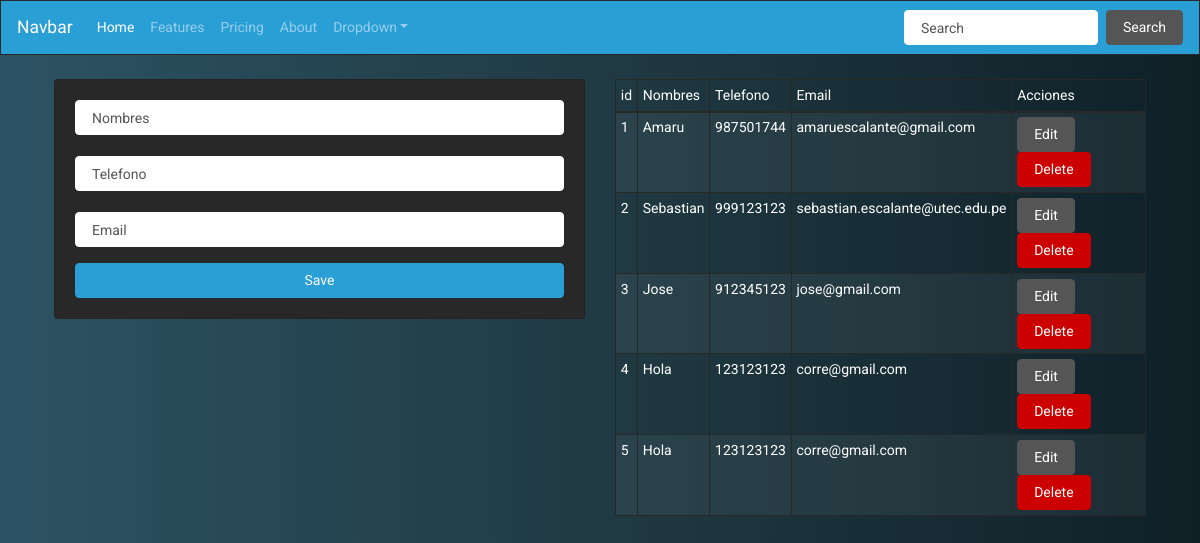
Before: / with the older database file.
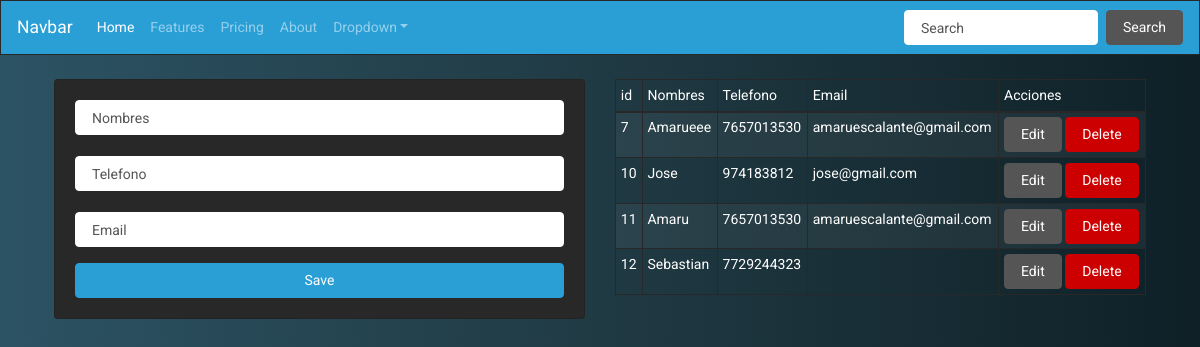
After: the same page with the newer database file.
### tables this page shows
CREATE TABLE contactos (id INTEGER PRIMARY KEY AUTOINCREMENT, nombre TEXT, telefono TEXT, email TEXT);

### app.py (the view)
@app.route('/')
def index():
    conn = sqlite3.connect('contactos.db')
    print('Opened db succesfully')
    cur = conn.cursor()
    cur.execute('select * from contactos')
    data = cur.fetchall()
    return render_template('index.html', contactos=data)

### templates/index.html (shortened to what this page needs)
{% extends 'layout.html' %}
{% block body %}
    <div class="row">
        <div class="col-md-6">
            <div class="card card-body">
                <form action="/add_contact", method="post">
                    <div class="form-group">
                        <input type="text" name="nombres" placeholder="Nombres" class="form-control">
                        <br>
                        <input type="text" name="telefono" placeholder="Telefono" class="form-control">
                        <br>
                        <input type="text" name="email" placeholder="Email"  class="form-control">
                    </div>
                    <button type="submit" class="btn btn-primary btn-block">Save</button>
                </form>
            </div>
        </div>
            <div class="col-md-6">
            <table class="table table-striped table-bordered bg table-sm" >
                <thead>
                    <tr>
                        <td>id</td>
                        <td>Nombres</td>
                        <td>Telefono</td>
                        <td>Email</td>
                        <td>Acciones</td>
                    </tr>
                </thead>
                <tbody>
                    {% for c in contactos %}
                    <tr>
                        <td> {{ c.0 }} </td>
                        <td> {{ c.1 }} </td>
                        <td> {{ c.2 }} </td>
                        <td> {{ c.3 }} </td>
                        <td>
                            <a href="/edit/{{c.0}}" class="btn btn-secondary">Edit</a>
                            <a href="/delete/{{c.0}}" class="btn btn-danger btn-delete" >Delete</a>
                        </td>
                    </tr>
                    {% endfor %}
                </tbody>
            </table>
            </div>
        </div>
{% endblock %}

### templates/layout.html (shortened to what this page needs)
<!DOCTYPE html>
<html lang="en">
<head>
    <link rel="stylesheet" href="https://stackpath.bootstrapcdn.com/bootswatch/4.5.2/cyborg/bootstrap.min.css">
    <link rel="stylesheet" href="{{ url_for('static', filename='css/main.css') }}">
</head>
<body>
<nav class="navbar navbar-expand-lg navbar-dark bg-primary">
  <a class="navbar-brand" href="#">Navbar</a>
  <div class="collapse navbar-collapse" id="navbarColor01">
    <ul class="navbar-nav mr-auto">
      <li class="nav-item active">
        <a class="nav-link" href="#">Home
        </a>
      </li>
      <li class="nav-item">
        <a class="nav-link" href="#">Features</a>
      </li>
      <li class="nav-item">
        <a class="nav-link" href="#">Pricing</a>
      </li>
      <li class="nav-item">
        <a class="nav-link" href="#">About</a>
      </li>
      <li class="nav-item dropdown">
        <a class="nav-link dropdown-toggle" data-toggle="dropdown" href="#" role="button" aria-haspopup="true" aria-expanded="false">Dropdown</a>
      </li>
    </ul>
    <form class="form-inline my-2 my-lg-0">
      <input class="form-control mr-sm-2" type="text" placeholder="Search">
      <button class="btn btn-secondary my-2 my-sm-0" type="submit">Search</button>
    </form>
  </div>
</nav>
    <div class="container p-4">
        {% block body %}
        {% endblock %}
    </div>
</body>
</html>

### static/css/main.css (style rules this page uses)
body { background: #0F2027; background: -webkit-linear-gradient(to right, #2C5364, #203A43, #0F2027); background: linear-gradient(to right, #2C5364, #203A43, #0F2027); }

Changed rows visible on the page:
removed contactos: id "1", nombre "Amaru", telefono "987501744", email "amaruescalante@gmail.com"
removed contactos: id "2", nombre "Sebastian", telefono "999123123", email "sebastian.escalante@utec.edu.pe"
removed contactos: id "3", nombre "Jose", telefono "912345123", email "jose@gmail.com"
removed contactos: id "4", nombre "Hola", telefono "123123123", email "corre@gmail.com"
removed contactos: id "5", nombre "Hola", telefono "123123123", email "corre@gmail.com"
added contactos: id "7", nombre "Amarueee", telefono "7657013530", email "amaruescalante@gmail.com"
added contactos: id "10", nombre "Jose", telefono "974183812", email "jose@gmail.com"
added contactos: id "11", nombre "Amaru", telefono "7657013530", email "amaruescalante@gmail.com"
added contactos: id "12", nombre "Sebastian", telefono "7729244323"
